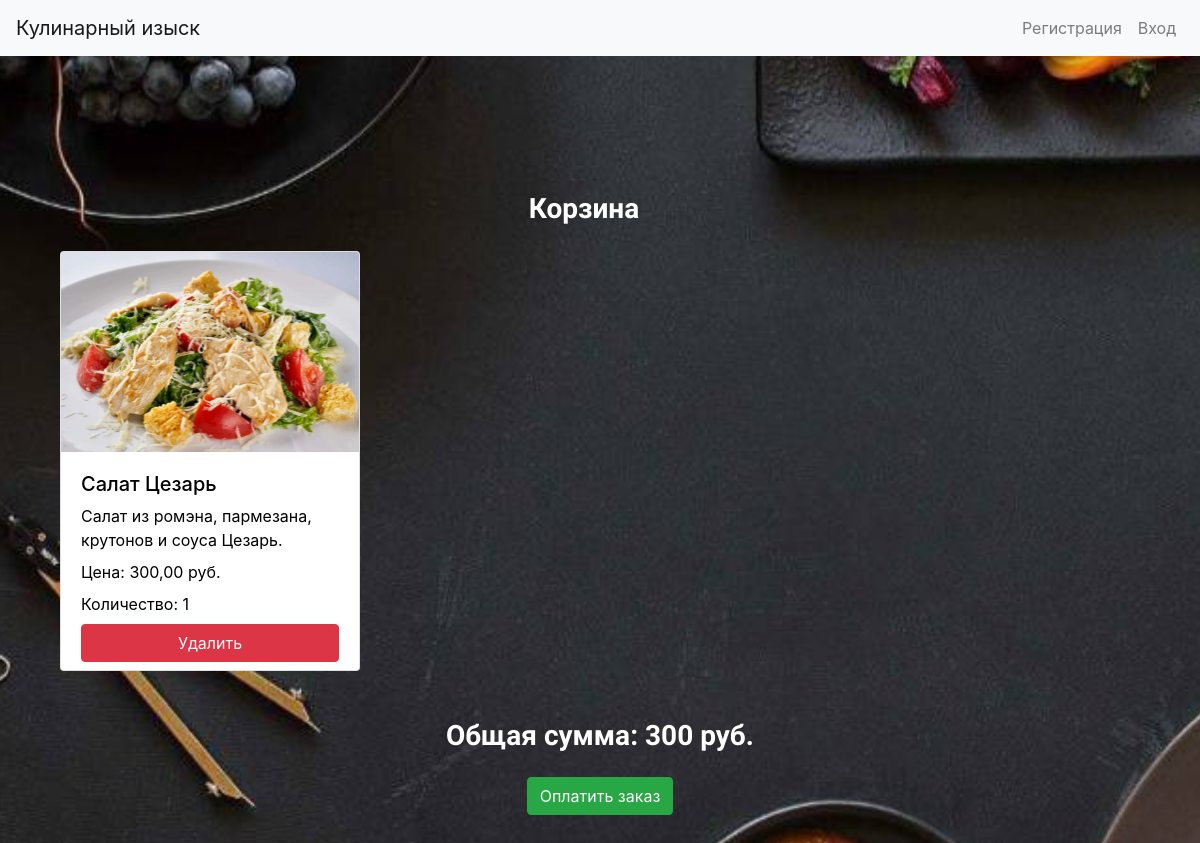
Page /cart/ (signed in) on the earlier database version.
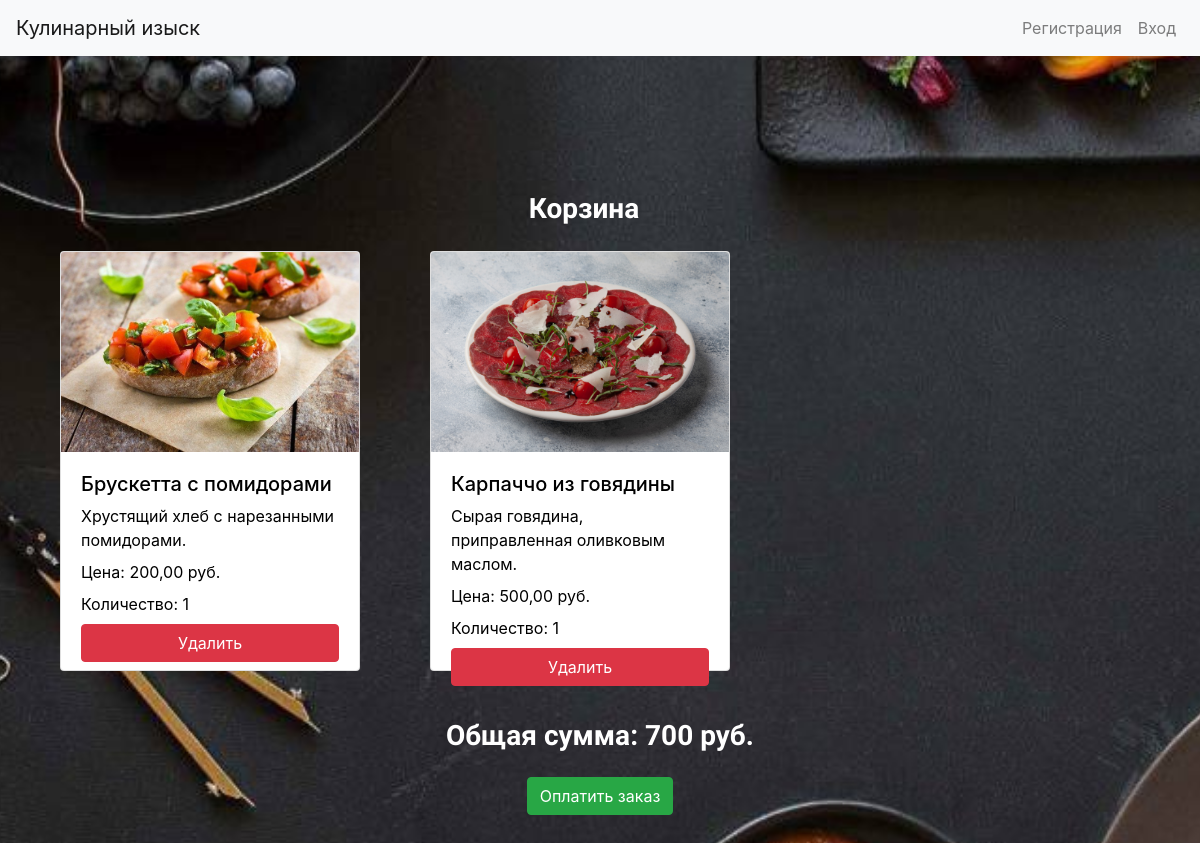
Same page on the later database version.
### menu/models.py (models this page shows, shortened)
class CartItem(models.Model):
    user = models.ForeignKey(User, on_delete=models.CASCADE)
    dish = models.ForeignKey(Dish, on_delete=models.CASCADE)
    quantity = models.PositiveIntegerField(default=1)

class Dish(models.Model):
    name = models.CharField(max_length=100)
    price = models.DecimalField(max_digits=10, decimal_places=2)
    description = models.TextField(blank=True, null=True)
    image = models.ImageField(upload_to='dishes/', blank=True, null=True)
    stock = models.PositiveIntegerField(default=10)  # Добавлено поле stock

### menu/views.py (the view)
# urls.py: path('cart/', view_cart, name='view_cart'),
@login_required
def view_cart(request):
    cart_items = CartItem.objects.filter(user=request.user)
    total_price = cart_items.annotate(total=F('quantity') * F('dish__price')).aggregate(Sum('total'))['total__sum'] or 0
    return render(request, 'menu/cart.html', {'cart_items': cart_items, 'total_price': total_price})

### menu/templates/menu/cart.html (shortened to what this page needs)
{% extends 'base.html' %}
{% load static %}
{% block content %}
<link rel="stylesheet" href="{% static 'css/menu.css' %}">
<div class="container mt-5">
    <h3 class="text-center kar">Корзина</h3>
    {% if cart_items %}
        <div class="row">
            {% for item in cart_items %}
            <div class="col-md-4">
                <div class="card mb-4">
                    {% if item.dish.image %}
                    <img src="{{ item.dish.image.url }}" class="card-img-top" alt="{{ item.dish.name }}">
                    {% else %}
                    <img src="{% static 'images/default_dish.jpg' %}" class="card-img-top" alt="Default Image">
                    {% endif %}
                    <div class="card-body">
                        <h5 class="card-title">{{ item.dish.name }}</h5>
                        <p class="card-text">{{ item.dish.description }}</p>
                        <p class="card-text">Цена: {{ item.dish.price }} руб.</p>
                        <p class="card-text">Количество: {{ item.quantity }}</p>
                        <a href="{% url 'remove_from_cart' item.id %}" class="btn btn-danger">Удалить</a>
                    </div>
                </div>
            </div>
            {% endfor %}
        </div>
        <div class="text-center mt-4">
            <h3 class = "sum">Общая сумма: {{ total_price }} руб.</h3>
            <button class="btn btn-success" data-toggle="modal" data-target="#paymentModal">Оплатить заказ</button>
        </div>
    {% else %}
        <p class="text-center">Ваша корзина пуста.</p>
    {% endif %}
</div>
{% endblock %}

### users/templates/base.html (shortened to what this page needs)
<!DOCTYPE html>
<html lang="en">
<head>
     {% load static %}
    <link rel="stylesheet" href="{% static 'css/cart.css' %}">
     <link href="https://cdnjs.cloudflare.com/ajax/libs/font-awesome/5.15.3/css/all.min.css" rel="stylesheet">
    <link href="https://stackpath.bootstrapcdn.com/bootstrap/4.5.2/css/bootstrap.min.css" rel="stylesheet">
</head>
<body>
    <nav class="navbar navbar-expand-lg navbar-light bg-light">
        <a class="navbar-brand" href="{% url 'home' %}">Кулинарный изыск</a>
        <div class="collapse navbar-collapse" id="navbarNav">
            <ul class="navbar-nav ml-auto">
                <li class="nav-item">
                    <a class="nav-link" href="{% url 'register' %}">Регистрация</a>
                </li>
                <li class="nav-item">
                    <a class="nav-link" href="{% url 'login' %}">Вход</a>
                </li>
            </ul>
        </div>
    </nav>
    <div class="container mt-5">
        {% block content %}
        {% endblock %}
    </div>
</body>
</html>

### users/static/css/cart.css (style rules this page uses)
body { background-image: url(../images/background.jfif); background-size: cover; background-position: center; background-repeat: no-repeat; background-attachment: fixed; color: #ffffff; }
h3 { color: white; }
.navbar { background-color: transparent; }
.navbar-brand, .nav-link { color: #ffffff; }
.container { background-color: transparent; padding: 20px; border-radius: 8px; }
.card { background-color: transparent; border: 1px solid #444444; color: black; }
.btn-danger { background-color: #dc3545; border-color: #dc3545; }
.btn-success { background-color: #28a745; border-color: #28a745; }

### menu/static/css/menu.css (style rules this page uses)
.card { width: 100%; max-width: 300px; height: 420px; display: flex; flex-direction: column; }
.card-img-top { width: 100%; height: 200px; object-fit: cover; }
.card-body { flex-grow: 1; display: flex; flex-direction: column; justify-content: space-between; }
.card-title { font-size: 1.25rem; margin-bottom: 0.5rem; }
.card-text { font-size: 1rem; margin-bottom: 0.5rem; }
.kar { font-family: 'Comfortaa', sans-serif; font-weight: 900; margin-bottom: 25px; margin-right: 32px; }
.sum { font-family: 'Comfortaa', sans-serif; font-weight: 900; margin-bottom: 25px; }

Differences in the rows shown:
removed CartItem: dish.image (picture), dish.name "Салат Цезарь", dish.description "Салат из ромэна, пармезана, крутонов и соуса Цезарь.", dish.price "300,00", quantity "1"
added CartItem: dish.image (picture), dish.name "Брускетта с помидорами", dish.description "Хрустящий хлеб с нарезанными помидорами.", dish.price "200,00", quantity "1"
added CartItem: dish.image (picture), dish.name "Карпаччо из говядины", dish.description "Сырая говядина, приправленная оливковым маслом.", dish.price "500,00", quantity "1"
Other differences:
{{ total_price }}: "300" → "700"
